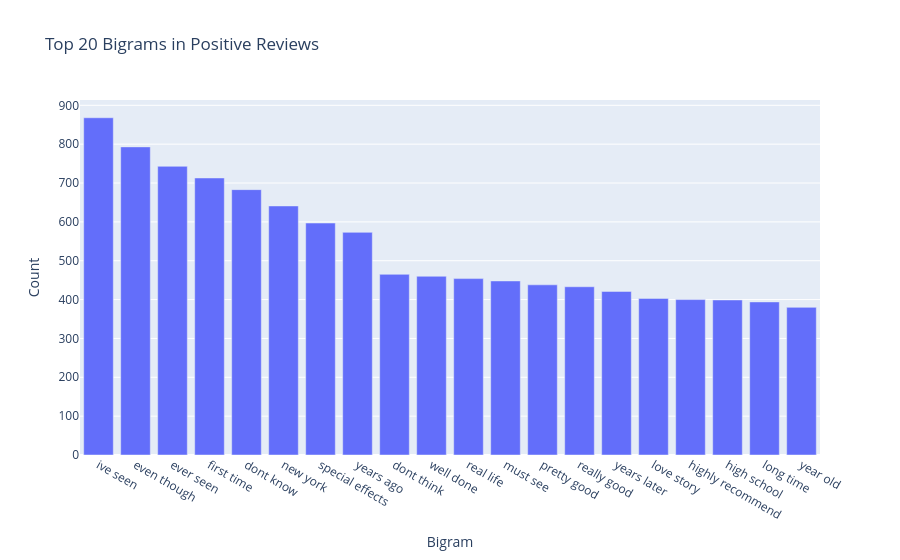
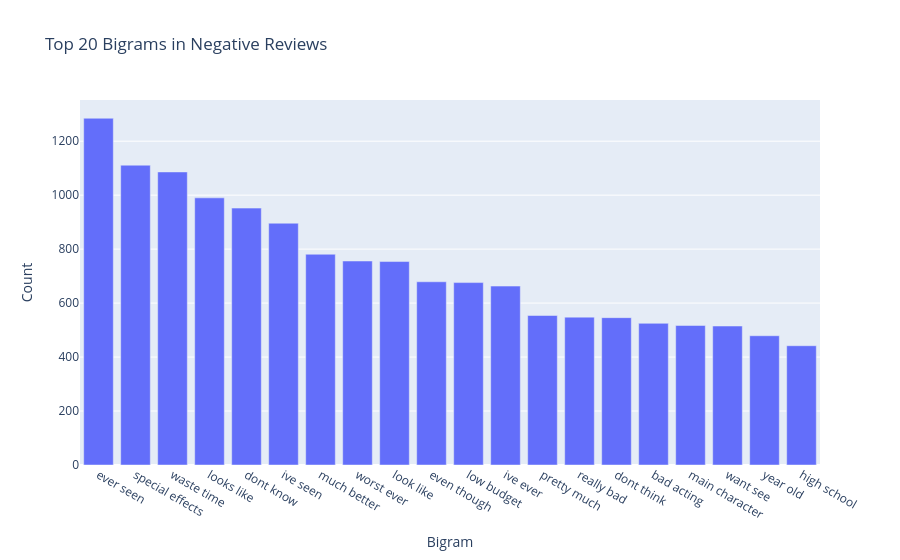

The cell these charts' notebook holds for them, in order:
### Code cell
# Plot positive bigrams
fig_pos_bi = px.bar(
    x=[w[0] for w in top_pos_bigrams],
    y=[w[1] for w in top_pos_bigrams],
    title='Top 20 Bigrams in Positive Reviews',
    labels={'x': 'Bigram', 'y': 'Count'}
)
fig_pos_bi.show()

# Plot negative bigrams
fig_neg_bi = px.bar(
    x=[w[0] for w in top_neg_bigrams],
    y=[w[1] for w in top_neg_bigrams],
    title='Top 20 Bigrams in Negative Reviews',
    labels={'x': 'Bigram', 'y': 'Count'}
)
fig_neg_bi.show()

### Figure 1 — Plotly figure (JSON) as saved in the notebook; plotly's stock layout.template omitted (floating-point values rounded to 4 significant figures)
{"data": [{"alignmentgroup": "True", "hovertemplate": "Bigram=%{x}<br>Count=%{y}<extra></extra>", "legendgroup": "", "marker": {"color": "#636efa", "pattern": {"shape": ""}}, "name": "", "offsetgroup": "", "orientation": "v", "showlegend": false, "textposition": "auto", "type": "bar", "x": ["ive seen", "even though", "ever seen", "first time", "dont know", "new york", "special effects", "years ago", "dont think", "well done", "real life", "must see", "pretty good", "really good", "years later", "love story", "highly recommend", "high school", "long time", "year old"], "xaxis": "x", "y": [868, 793, 743, 713, 683, 641, 597, 573, 465, 460, 454, 448, 438, 433, 421, 403, 400, 399, 394, 380], "yaxis": "y"}], "layout": {"barmode": "relative", "legend": {"tracegroupgap": 0}, "title": {"text": "Top 20 Bigrams in Positive Reviews"}, "xaxis": {"anchor": "y", "domain": [0, 1], "title": {"text": "Bigram"}}, "yaxis": {"anchor": "x", "domain": [0, 1], "title": {"text": "Count"}}}}

### Figure 2 — Plotly figure (JSON) as saved in the notebook; plotly's stock layout.template omitted (floating-point values rounded to 4 significant figures)
{"data": [{"alignmentgroup": "True", "hovertemplate": "Bigram=%{x}<br>Count=%{y}<extra></extra>", "legendgroup": "", "marker": {"color": "#636efa", "pattern": {"shape": ""}}, "name": "", "offsetgroup": "", "orientation": "v", "showlegend": false, "textposition": "auto", "type": "bar", "x": ["ever seen", "special effects", "waste time", "looks like", "dont know", "ive seen", "much better", "worst ever", "look like", "even though", "low budget", "ive ever", "pretty much", "really bad", "dont think", "bad acting", "main character", "want see", "year old", "high school"], "xaxis": "x", "y": [1285, 1111, 1086, 990, 952, 896, 781, 756, 754, 679, 676, 663, 554, 548, 546, 525, 517, 515, 479, 442], "yaxis": "y"}], "layout": {"barmode": "relative", "legend": {"tracegroupgap": 0}, "title": {"text": "Top 20 Bigrams in Negative Reviews"}, "xaxis": {"anchor": "y", "domain": [0, 1], "title": {"text": "Bigram"}}, "yaxis": {"anchor": "x", "domain": [0, 1], "title": {"text": "Count"}}}}
